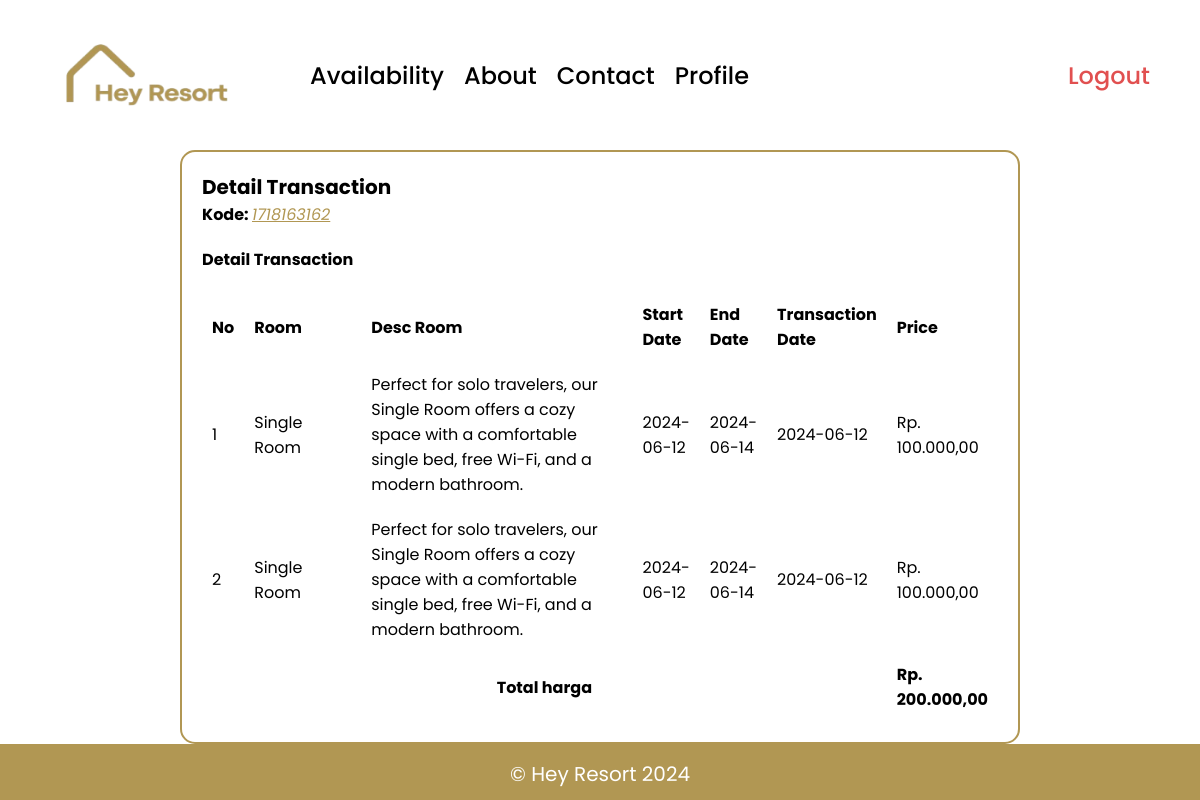
Screenshot of /src/pages/main_layout.php?page=detail-transaction&transaction_kode=1718163162 (signed in) with the database file from the repository.
### tables this page shows
CREATE TABLE `tbl_transactions` (
  `id_transaction` int NOT NULL,
  `id_room` int NOT NULL,
  `id_user` int NOT NULL,
  `transaction_date` date NOT NULL,
  `price` int NOT NULL,
  `start_date` date NOT NULL,
  `end_date` date NOT NULL,
  `transaction_kode` varchar(100) NOT NULL
);

CREATE TABLE `tbl_rooms` (
  `id_room` int NOT NULL,
  `type_rooms` enum('Single Room','Double Room','Suite','Studio','Deluxe Room','Executive Room') NOT NULL,
  `desk_room` varchar(500) NOT NULL,
  `price` int NOT NULL
);

### src/pages/detail_transaction.php (the view, shortened to what this page needs)
<?php
$kode = $_GET['transaction_kode'];
$kode = intval($kode);
$sql = "SELECT t.id_transaction, t.id_room, t.id_user, t.transaction_date, t.price AS transaction_price, t.start_date, t.end_date, t.transaction_kode, r.type_rooms, r.desk_room, r.price AS room_price,
        (SELECT SUM(t1.price) FROM tbl_transactions t1 WHERE t1.transaction_kode = t.transaction_kode) AS total_price
        FROM tbl_transactions t
        JOIN tbl_rooms r ON t.id_room = r.id_room
        WHERE t.transaction_kode = $kode";
$result = mysqli_query($conn, $sql);
$rows = [];
$total_price = 0;
while ($row = mysqli_fetch_assoc($result)) {
    $rows[] = $row;
    $total_price = $row['total_price'];
}
?>
<div style="width: 100%; height: 100vh; display: flex; justify-content: center; align-items: center;">
    <div style="border: 2px solid #B19753; width: 70%; height: auto; box-sizing: border-box; padding: 20px; border-radius: 15px;">
        <h1 style="font-size: 20px; font-weight: 700; text-transform: capitalize;">Detail Transaction</h1>
        <h1 style="font-size: 16px; font-weight: 700; text-transform: capitalize;">Kode: <span style="font-style: italic; font-weight: 400; text-decoration: underline; color: #B19753;"><?= htmlspecialchars($kode) ?></span></h1>
        <div>
            <h1 style="font-size: 16px; font-weight: 700; text-transform: capitalize; padding: 20px 0px;">Detail Transaction</h1>
            <table style="width: 100%; border-collapse: collapse;">
                <thead style="text-align: left;">
                    <tr>
                        <th style="padding: 10px; width: 5%;">No</th>
                        <th style="padding: 10px; width: 15%;">Room</th>
                        <th style="padding: 10px; width: 35%;">Desc Room</th>
                        <th style="padding: 10px;">Start Date</th>
                        <th style="padding: 10px;">End Date</th>
                        <th style="padding: 10px;">Transaction Date</th>
                        <th style="padding: 10px;">Price</th>
                    </tr>
                </thead>
                <tbody style="text-align: left;">
                    <?php
                    $index = 1;
                    foreach ($rows as $row) : ?>
                        <tr>
                            <td style="padding: 10px;"><?= $index++ ?></td>
                            <td style="padding: 10px;"><?= htmlspecialchars($row['type_rooms']) ?></td>
                            <td style="padding: 10px;"><?= htmlspecialchars($row['desk_room']) ?></td>
                            <td style="padding: 10px;"><?= htmlspecialchars($row['start_date']) ?></td>
                            <td style="padding: 10px;"><?= htmlspecialchars($row['end_date']) ?></td>
                            <td style="padding: 10px;"><?= htmlspecialchars($row['transaction_date']) ?></td>
                            <td style="padding: 10px;">Rp. <?= number_format($row["transaction_price"], 2, ',', '.') ?></td>
                        </tr>
                    <?php endforeach; ?>
                    <tr>
                        <td style="padding: 10px; font-weight: 700; text-align: center;" colspan="6">Total harga</td>
                        <td style="padding: 10px; font-weight: 700;">Rp. <?= number_format($total_price, 2, ',', '.') ?></td>
                    </tr>
                </tbody>
            </table>
        </div>
    </div>
</div>

### asset/css/main.css (style rules this page uses)
* { margin: 0; padding: 0; font-family: "Poppins", sans-serif; }
html { scroll-behavior: smooth; }
body { width: 100%; }

### rows the page displays
tbl_transactions: id_room.type_rooms "Single Room", id_room.desk_room "Perfect for solo travelers, our Single Room offers a cozy space with a comfortable single bed, free Wi-Fi, and a modern bathroom.", start_date "2024-06-12", end_date "2024-06-14", transaction_date "2024-06-12", price "100.000,00"
tbl_transactions: id_room.type_rooms "Single Room", id_room.desk_room "Perfect for solo travelers, our Single Room offers a cozy space with a comfortable single bed, free Wi-Fi, and a modern bathroom.", start_date "2024-06-12", end_date "2024-06-14", transaction_date "2024-06-12", price "100.000,00"

### other values shown
$kode "1718163162"
$total_price "200.000,00"
